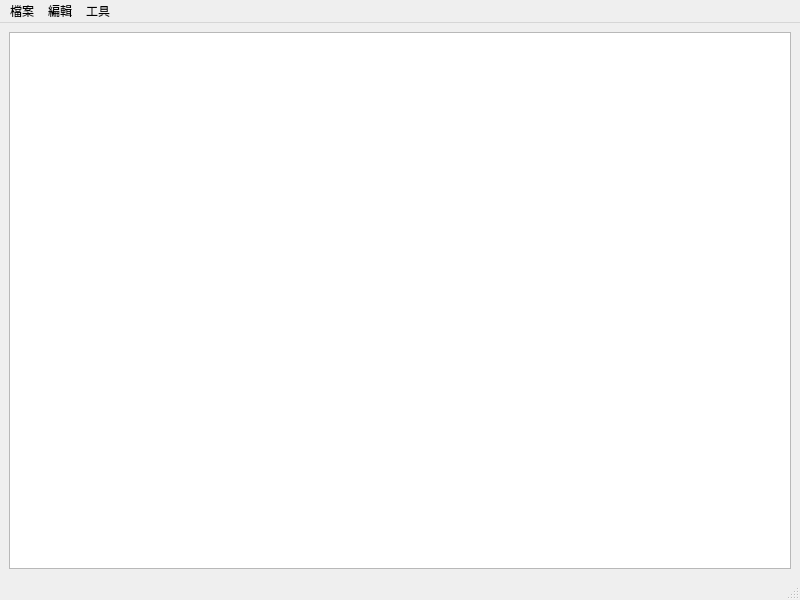
<?xml version="1.0" encoding="UTF-8"?>
<ui version="4.0">
 <class>MainWindow</class>
 <widget class="QMainWindow" name="MainWindow">
  <property name="geometry">
   <rect>
    <x>0</x>
    <y>0</y>
    <width>800</width>
    <height>600</height>
   </rect>
  </property>
  <property name="windowTitle">
   <string>MainWindow</string>
  </property>
  <widget class="QWidget" name="centralwidget">
   <layout class="QHBoxLayout" name="horizontalLayout">
    <item>
     <widget class="QTextEdit" name="textEdit"/>
    </item>
   </layout>
  </widget>
  <widget class="QMenuBar" name="menubar">
   <property name="geometry">
    <rect>
     <x>0</x>
     <y>0</y>
     <width>800</width>
     <height>24</height>
    </rect>
   </property>
   <widget class="QMenu" name="menu">
    <property name="title">
     <string>檔案</string>
    </property>
    <addaction name="actionNew"/>
    <addaction name="actionOpen"/>
    <addaction name="actionClose"/>
    <addaction name="separator"/>
    <addaction name="actionSave"/>
    <addaction name="actionASave"/>
    <addaction name="separator"/>
    <addaction name="actionQuit"/>
    <addaction name="separator"/>
   </widget>
   <widget class="QMenu" name="menu_2">
    <property name="title">
     <string>編輯</string>
    </property>
    <addaction name="actionUndo"/>
    <addaction name="actionCut"/>
    <addaction name="actionAll"/>
    <addaction name="actionCopy"/>
   </widget>
   <widget class="QMenu" name="menu_3">
    <property name="title">
     <string>工具</string>
    </property>
    <addaction name="actionShowTime"/>
    <addaction name="actionAbout"/>
   </widget>
   <addaction name="menu"/>
   <addaction name="menu_2"/>
   <addaction name="menu_3"/>
  </widget>
  <widget class="QStatusBar" name="statusbar"/>
  <action name="actionNew">
   <property name="icon">
    <iconset resource="designwindow.qrc">
     <normaloff>:/images/.res/images/new.png</normaloff>:/images/.res/images/new.png</iconset>
   </property>
   <property name="text">
    <string>新增(&amp;N)</string>
   </property>
   <property name="toolTip">
    <string>新增</string>
   </property>
   <property name="shortcut">
    <string>Ctrl+N</string>
   </property>
  </action>
  <action name="actionOpen">
   <property name="icon">
    <iconset resource="designwindow.qrc">
     <normaloff>:/images/.res/images/open.png</normaloff>:/images/.res/images/open.png</iconset>
   </property>
   <property name="text">
    <string>開啟(&amp;O)</string>
   </property>
   <property name="toolTip">
    <string>開啟</string>
   </property>
   <property name="shortcut">
    <string>Ctrl+O</string>
   </property>
  </action>
  <action name="actionClose">
   <property name="text">
    <string>關閉(&amp;C)</string>
   </property>
  </action>
  <action name="actionSave">
   <property name="icon">
    <iconset resource="designwindow.qrc">
     <normaloff>:/images/.res/images/save.png</normaloff>:/images/.res/images/save.png</iconset>
   </property>
   <property name="text">
    <string>儲存(&amp;S)</string>
   </property>
   <property name="toolTip">
    <string>儲存</string>
   </property>
   <property name="shortcut">
    <string>Ctrl+S</string>
   </property>
  </action>
  <action name="actionASave">
   <property name="icon">
    <iconset resource="designwindow.qrc">
     <normaloff>:/images/.res/images/asave.png</normaloff>:/images/.res/images/asave.png</iconset>
   </property>
   <property name="text">
    <string>另存(&amp;A)</string>
   </property>
   <property name="toolTip">
    <string>另存</string>
   </property>
   <property name="shortcut">
    <string>Ctrl+Shift+S</string>
   </property>
  </action>
  <action name="actionQuit">
   <property name="text">
    <string>退出(&amp;X)</string>
   </property>
   <property name="toolTip">
    <string>退出</string>
   </property>
  </action>
  <action name="actionUndo">
   <property name="icon">
    <iconset resource="designwindow.qrc">
     <normaloff>:/images/.res/images/undo.png</normaloff>:/images/.res/images/undo.png</iconset>
   </property>
   <property name="text">
    <string>還原(&amp;U)</string>
   </property>
   <property name="toolTip">
    <string>還原</string>
   </property>
   <property name="shortcut">
    <string>Ctrl+Z</string>
   </property>
  </action>
  <action name="actionCut">
   <property name="icon">
    <iconset resource="designwindow.qrc">
     <normaloff>:/images/.res/images/cut.png</normaloff>:/images/.res/images/cut.png</iconset>
   </property>
   <property name="text">
    <string>剪下(&amp;T)</string>
   </property>
   <property name="shortcut">
    <string>Ctrl+X</string>
   </property>
  </action>
  <action name="actionCopy">
   <property name="icon">
    <iconset resource="designwindow.qrc">
     <normaloff>:/images/.res/images/copy.png</normaloff>:/images/.res/images/copy.png</iconset>
   </property>
   <property name="text">
    <string>複製(&amp;C)</string>
   </property>
  </action>
  <action name="actionAll">
   <property name="text">
    <string>全選(&amp;A)</string>
   </property>
   <property name="shortcut">
    <string>Ctrl+A</string>
   </property>
  </action>
  <action name="actionShowTime">
   <property name="text">
    <string>顯示時間(&amp;T)</string>
   </property>
   <property name="toolTip">
    <string>顯示目前時間</string>
   </property>
  </action>
  <action name="actionAbout">
   <property name="text">
    <string>關於(&amp;B)</string>
   </property>
   <property name="toolTip">
    <string>關於本程式</string>
   </property>
  </action>
 </widget>
 <resources>
  <include location="designwindow.qrc"/>
 </resources>
 <connections/>
</ui>
